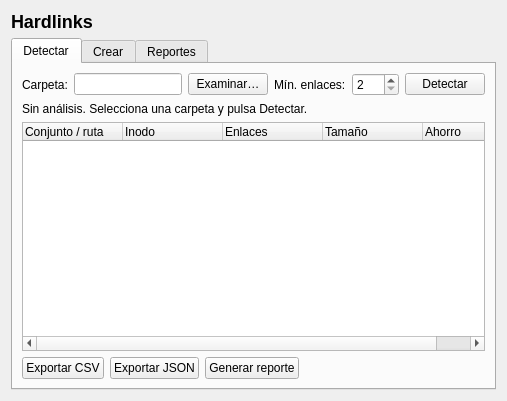
<?xml version="1.0" encoding="UTF-8"?>
<ui version="4.0">
 <class>PageHardlinks</class>
 <widget class="QWidget" name="PageHardlinks">
  <layout class="QVBoxLayout" name="mainLayout">
   <item>
    <widget class="QLabel" name="lblTitle">
     <property name="text"><string>Hardlinks</string></property>
     <property name="styleSheet"><string>font-size: 18px; font-weight: bold;</string></property>
    </widget>
   </item>
   <item>
    <widget class="QTabWidget" name="tabs">
     <property name="currentIndex"><number>0</number></property>

     <widget class="QWidget" name="tabDetect">
      <attribute name="title"><string>Detectar</string></attribute>
      <layout class="QVBoxLayout" name="detectLayout">
       <item>
        <layout class="QHBoxLayout" name="detectOptions">
         <item>
          <widget class="QLabel" name="lblDetectDir"><property name="text"><string>Carpeta:</string></property></widget>
         </item>
         <item>
          <widget class="QLineEdit" name="editDetectDir"/>
         </item>
         <item>
          <widget class="QPushButton" name="btnDetectBrowse"><property name="text"><string>Examinar…</string></property></widget>
         </item>
         <item>
          <widget class="QLabel" name="lblMinLinks"><property name="text"><string>Mín. enlaces:</string></property></widget>
         </item>
         <item>
          <widget class="QSpinBox" name="spinMinLinks">
           <property name="minimum"><number>2</number></property>
           <property name="maximum"><number>999</number></property>
           <property name="value"><number>2</number></property>
          </widget>
         </item>
         <item>
          <widget class="QPushButton" name="btnDetect"><property name="text"><string>Detectar</string></property></widget>
         </item>
        </layout>
       </item>
       <item>
        <widget class="QLabel" name="lblDetectSummary">
         <property name="text"><string>Sin análisis. Selecciona una carpeta y pulsa Detectar.</string></property>
        </widget>
       </item>
       <item>
        <widget class="QTreeWidget" name="treeDetect">
         <property name="alternatingRowColors"><bool>true</bool></property>
         <column><property name="text"><string>Conjunto / ruta</string></property></column>
         <column><property name="text"><string>Inodo</string></property></column>
         <column><property name="text"><string>Enlaces</string></property></column>
         <column><property name="text"><string>Tamaño</string></property></column>
         <column><property name="text"><string>Ahorro</string></property></column>
        </widget>
       </item>
       <item>
        <layout class="QHBoxLayout" name="detectExportLayout">
         <item>
          <widget class="QPushButton" name="btnDetectCsv"><property name="text"><string>Exportar CSV</string></property></widget>
         </item>
         <item>
          <widget class="QPushButton" name="btnDetectJson"><property name="text"><string>Exportar JSON</string></property></widget>
         </item>
         <item>
          <widget class="QPushButton" name="btnDetectReport"><property name="text"><string>Generar reporte</string></property></widget>
         </item>
         <item>
          <spacer name="detectSpacer">
           <property name="orientation"><enum>Qt::Horizontal</enum></property>
           <property name="sizeHint" stdset="0"><size><width>40</width><height>10</height></size></property>
          </spacer>
         </item>
        </layout>
       </item>
      </layout>
     </widget>

     <widget class="QWidget" name="tabCreate">
      <attribute name="title"><string>Crear</string></attribute>
      <layout class="QVBoxLayout" name="createLayout">
       <item>
        <layout class="QGridLayout" name="createOptions">
         <item row="0" column="0">
          <widget class="QLabel" name="lblCreateDir"><property name="text"><string>Carpeta:</string></property></widget>
         </item>
         <item row="0" column="1">
          <widget class="QLineEdit" name="editCreateDir"/>
         </item>
         <item row="0" column="2">
          <widget class="QPushButton" name="btnCreateBrowse"><property name="text"><string>Examinar…</string></property></widget>
         </item>
         <item row="1" column="0">
          <widget class="QLabel" name="lblFilename"><property name="text"><string>Nombre de archivo:</string></property></widget>
         </item>
         <item row="1" column="1">
          <widget class="QLineEdit" name="editFilename">
           <property name="placeholderText"><string>p. ej.: _metadata.yml (nombre exacto, sin ruta)</string></property>
          </widget>
         </item>
         <item row="1" column="2">
          <widget class="QPushButton" name="btnPickFile"><property name="text"><string>Elegir archivo…</string></property></widget>
         </item>
        </layout>
       </item>
       <item>
        <layout class="QHBoxLayout" name="planActions">
         <item>
          <widget class="QPushButton" name="btnPlan"><property name="text"><string>Buscar duplicados por contenido</string></property></widget>
         </item>
         <item>
          <widget class="QLabel" name="lblPlanSummary"><property name="text"><string></string></property></widget>
         </item>
         <item>
          <spacer name="planSpacer">
           <property name="orientation"><enum>Qt::Horizontal</enum></property>
           <property name="sizeHint" stdset="0"><size><width>40</width><height>10</height></size></property>
          </spacer>
         </item>
        </layout>
       </item>
       <item>
        <widget class="QTreeWidget" name="treePlan">
         <property name="alternatingRowColors"><bool>true</bool></property>
         <column><property name="text"><string>Grupo / ruta</string></property></column>
         <column><property name="text"><string>Estado</string></property></column>
        </widget>
       </item>
       <item>
        <layout class="QHBoxLayout" name="applyLayout">
         <item>
          <widget class="QCheckBox" name="checkCreateDry">
           <property name="text"><string>Simulación (dry-run)</string></property>
           <property name="checked"><bool>true</bool></property>
          </widget>
         </item>
         <item>
          <widget class="QPushButton" name="btnApply">
           <property name="text"><string>Crear hard links</string></property>
           <property name="enabled"><bool>false</bool></property>
          </widget>
         </item>
         <item>
          <spacer name="applySpacer">
           <property name="orientation"><enum>Qt::Horizontal</enum></property>
           <property name="sizeHint" stdset="0"><size><width>40</width><height>10</height></size></property>
          </spacer>
         </item>
        </layout>
       </item>
      </layout>
     </widget>

     <widget class="QWidget" name="tabReports">
      <attribute name="title"><string>Reportes</string></attribute>
      <layout class="QVBoxLayout" name="reportsLayout">
       <item>
        <widget class="QLabel" name="lblReportInfo">
         <property name="text"><string>Genera un reporte desde la pestaña «Detectar» para visualizarlo aquí.</string></property>
        </widget>
       </item>
       <item>
        <widget class="QTextEdit" name="reportView">
         <property name="readOnly"><bool>true</bool></property>
        </widget>
       </item>
       <item>
        <layout class="QHBoxLayout" name="reportExportLayout">
         <item>
          <widget class="QPushButton" name="btnReportMd"><property name="text"><string>Exportar Markdown</string></property></widget>
         </item>
         <item>
          <widget class="QPushButton" name="btnReportHtml"><property name="text"><string>Exportar HTML</string></property></widget>
         </item>
         <item>
          <widget class="QPushButton" name="btnReportPdf"><property name="text"><string>Exportar PDF</string></property></widget>
         </item>
         <item>
          <spacer name="reportSpacer">
           <property name="orientation"><enum>Qt::Horizontal</enum></property>
           <property name="sizeHint" stdset="0"><size><width>40</width><height>10</height></size></property>
          </spacer>
         </item>
        </layout>
       </item>
      </layout>
     </widget>

    </widget>
   </item>
  </layout>
 </widget>
 <resources/>
 <connections/>
</ui>
